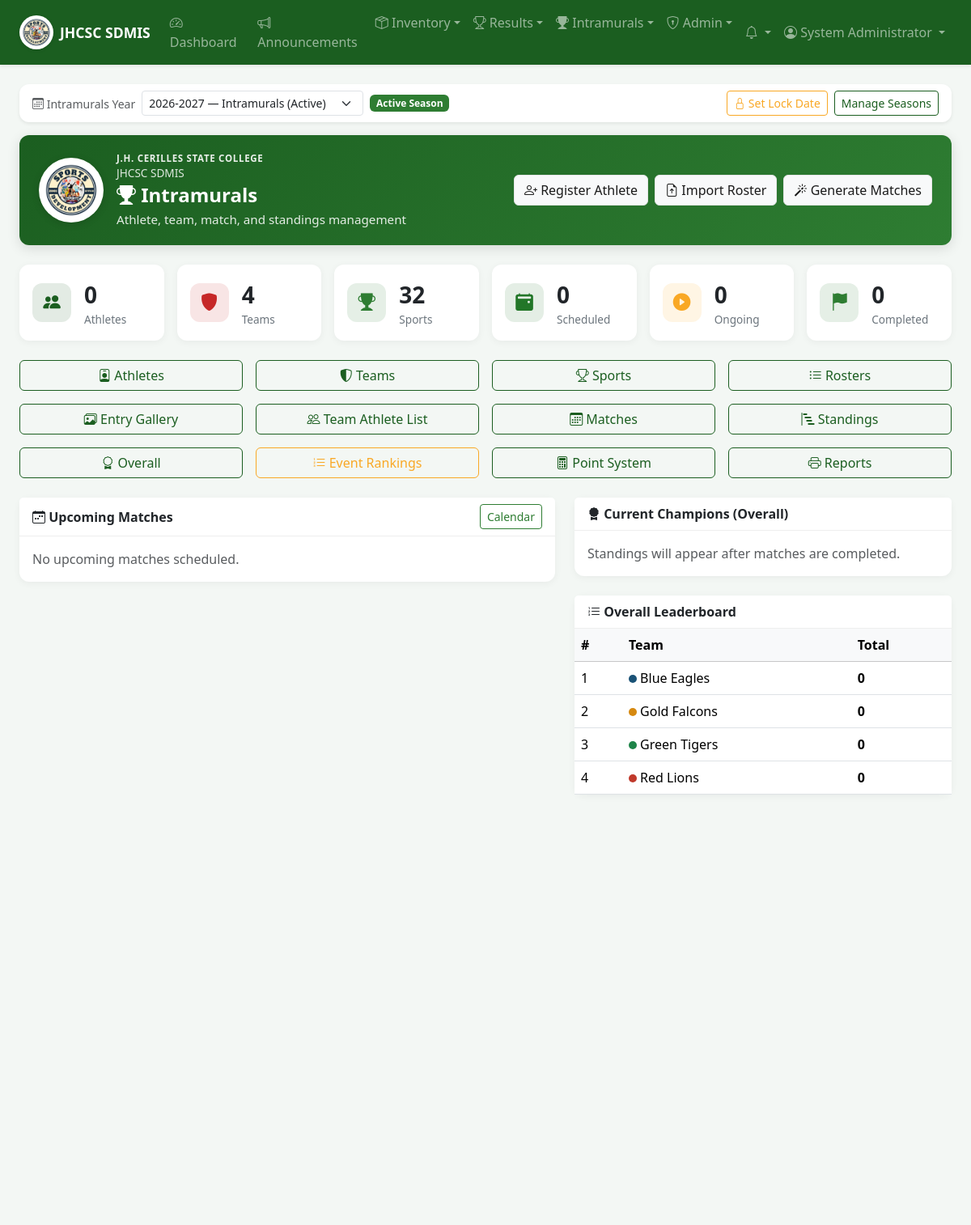
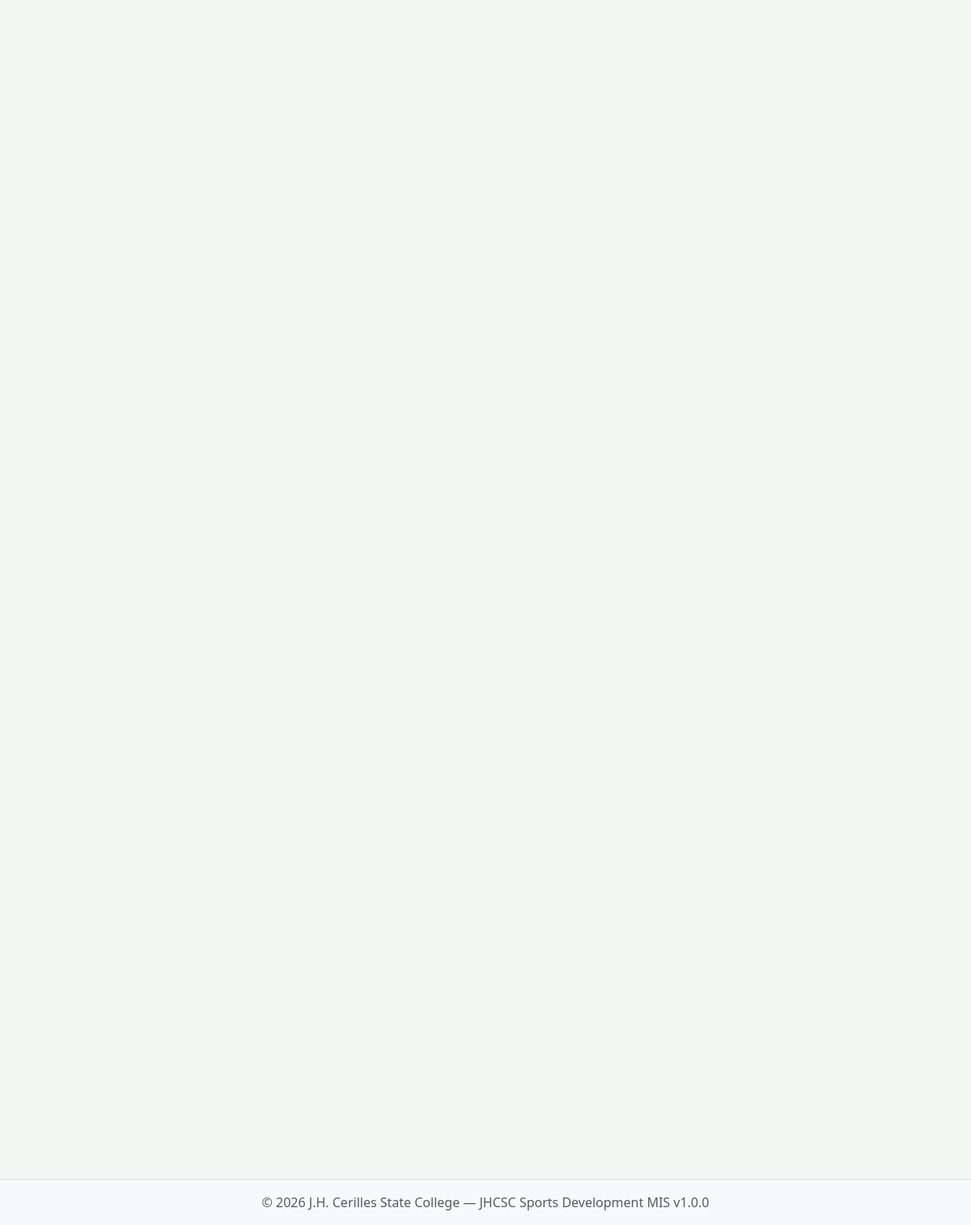
Page /intramurals/index.php (signed in) on the committed database (2 pictures, top to bottom).
### tables this page shows
CREATE TABLE IF NOT EXISTS intramural_seasons (
    id INT AUTO_INCREMENT PRIMARY KEY,
    name VARCHAR(120) NOT NULL,
    year_label VARCHAR(40) NOT NULL,
    start_date DATE DEFAULT NULL,
    end_date DATE DEFAULT NULL,
    description TEXT,
    is_active TINYINT(1) NOT NULL DEFAULT 0,
    is_archived TINYINT(1) NOT NULL DEFAULT 0,
    roster_locked TINYINT(1) NOT NULL DEFAULT 0,
    roster_lock_date DATE DEFAULT NULL,
    roster_locked_at DATETIME DEFAULT NULL,
    roster_locked_by INT DEFAULT NULL,
    results_locked TINYINT(1) NOT NULL DEFAULT 0,
    results_lock_date DATE DEFAULT NULL,
    results_locked_at DATETIME DEFAULT NULL,
    results_locked_by INT DEFAULT NULL,
    created_at TIMESTAMP DEFAULT CURRENT_TIMESTAMP,
    updated_at TIMESTAMP DEFAULT CURRENT_TIMESTAMP ON UPDATE CURRENT_TIMESTAMP,
    UNIQUE KEY uq_season_year_label (year_label)
);

CREATE TABLE IF NOT EXISTS intramural_teams (
    id INT AUTO_INCREMENT PRIMARY KEY,
    name VARCHAR(100) NOT NULL,
    short_name VARCHAR(30) DEFAULT NULL,
    color VARCHAR(20) DEFAULT '#1a5276',
    logo VARCHAR(255) DEFAULT NULL,
    department VARCHAR(100) DEFAULT NULL,
    division_id INT DEFAULT NULL,
    coach_name VARCHAR(100) DEFAULT NULL,
    unit_manager_id INT DEFAULT NULL,
    coach_user_id INT DEFAULT NULL,
    description TEXT,
    is_active TINYINT(1) NOT NULL DEFAULT 1,
    created_at TIMESTAMP DEFAULT CURRENT_TIMESTAMP,
    updated_at TIMESTAMP DEFAULT CURRENT_TIMESTAMP ON UPDATE CURRENT_TIMESTAMP,
    UNIQUE KEY uq_team_name (name),
    FOREIGN KEY (division_id) REFERENCES intramural_divisions(id) ON DELETE SET NULL
);

### intramurals/index.php (the view, shortened to what the rows shown need)
<?php
require_once __DIR__ . '/../includes/auth.php';
$overall = [];
try {
    $overallData = computeOverallStandings();
    $overall = $overallData['standings'];
} catch (Throwable $e) {
    flash('error', 'Intramurals tables are not installed yet. Run database/migrate_intramurals.sql or database/run_seasons_migrate.php.');
}
require_once __DIR__ . '/../includes/header.php';
$intramuralsSubtitle = isSecretariat()
    ? 'View all matches and standings, generate fixtures, reschedule games, and print reports'
    : (isCoach() && !canManageIntramurals()
    ? (hasCoachAssignments()
        ? 'Manage rosters for your assigned team and event combinations'
        : 'No event assignments yet — ask your unit manager to assign you under Teams → Event Coaches')
    : (isTournamentManager() && !canManageIntramurals()
    ? 'Generate fixtures, record scores, verify official rosters, and view standings for your assigned events'
    : 'Athlete, team, match, and standings management'));
$intramuralsActions = '';
if (canModifyRosterAny()) {
    $intramuralsActions .= '<a href="' . BASE_URL . '/intramurals/athletes/add.php" class="btn btn-light"><i class="bi bi-person-plus"></i> Register Athlete</a>';
}
if (canModifyRosterAny()) {
    $intramuralsActions .= '<a href="' . BASE_URL . '/intramurals/roster/import.php" class="btn btn-light"><i class="bi bi-file-earmark-arrow-up"></i> Import Roster</a>';
}
if (canGenerateMatches() && !isSecretariat()) {
    $intramuralsActions .= '<a href="' . BASE_URL . '/intramurals/matches/generate.php" class="btn btn-light"><i class="bi bi-magic"></i> Generate Matches</a>';
}
echo renderDashboardHero('Intramurals', $intramuralsSubtitle, [
    'icon' => 'bi-trophy-fill',
    'actions' => $intramuralsActions,
]);
?>
<div class="row g-4">
    <div class="col-lg-5">
        <div class="card">
            <div class="card-body p-0">
                <table class="table mb-0">
                    <thead class="table-light"><tr><th>#</th><th>Team</th><th>Total</th></tr></thead>
                    <tbody>
                        <?php foreach (array_slice($overall, 0, 6) as $row): ?>
                        <tr>
                            <td><?= $row['rank'] ?></td>
                            <td><span style="display:inline-block;width:10px;height:10px;border-radius:50%;background:<?= sanitize($row['color']) ?>"></span> <?= sanitize($row['team_name']) ?></td>
                            <td><strong><?= $row['total'] ?></strong></td>
                        </tr>
                        <?php endforeach; ?>
                    </tbody>
                </table>
            </div>
        </div>
    </div>
</div>
<?php require_once __DIR__ . '/../includes/footer.php'; ?>

### includes/functions.php (shortened to what the rows shown need)
<?php
function sanitize(string $input): string
{
    return htmlspecialchars(trim($input), ENT_QUOTES, 'UTF-8');
}
function appLogoUrl(): string
{
    return defined('APP_LOGO') ? APP_LOGO : (BASE_URL . '/assets/img/sports-development-logo.png');
}
function renderDashboardHero(string $title, string $subtitle = '', array $options = []): string
{
    $icon = $options['icon'] ?? 'bi-speedometer2';
    $actions = $options['actions'] ?? '';
    $logo = sanitize(appLogoUrl());
    $campus = sanitize(defined('APP_CAMPUS') ? APP_CAMPUS : 'J.H. Cerilles State College');
    $appName = sanitize(defined('APP_SHORT_NAME') ? APP_SHORT_NAME : 'JHCSC SDMIS');
    $titleSafe = sanitize($title);
    $subtitleSafe = sanitize($subtitle);
    $actionsHtml = $actions !== ''
        ? '<div class="dashboard-hero-actions d-flex gap-2 flex-wrap">' . $actions . '</div>'
        : '';
    return <<<HTML
<div class="dashboard-hero">
    <div class="dashboard-hero-inner d-flex flex-wrap justify-content-between align-items-center gap-3">
        <div class="d-flex align-items-center gap-3">
            <img src="{$logo}" alt="Sports Development Logo" class="dashboard-brand-logo">
            <div>
                <div class="dashboard-campus">{$campus}</div>
                <div class="dashboard-app-name">{$appName}</div>
                <h1 class="dashboard-title mb-1"><i class="bi {$icon}"></i> {$titleSafe}</h1>
                <p class="dashboard-subtitle mb-0">{$subtitleSafe}</p>
            </div>
        </div>
        {$actionsHtml}
    </div>
</div>
HTML;
}

### rows in the picture
intramural_seasons: name "Intramurals"
intramural_teams: rank "1", name "Blue Eagles", total "0"
intramural_teams: rank "2", name "Gold Falcons", total "0"
intramural_teams: id "3", name "Green Tigers", total "0"
intramural_teams: rank "4", name "Red Lions", total "0"

### other values in the picture
APP_SHORT_NAME "JHCSC SDMIS"
$entry['label'] "Dashboard"
$entry['label'] "Announcements"
$entry['label'] "Inventory"
$entry['label'] "Results"
$entry['label'] "Intramurals"
$entry['label'] "Admin"
$_SESSION['user_name'] "System Administrator"
$campus "J.H. CERILLES STATE COLLEGE"
$appName "JHCSC SDMIS"
$subtitleSafe "Athlete, team, match, and standings management"
$stats['total_athletes'] "0"
$stats['total_teams'] "4"
$stats['total_sports'] "32"
$stats['scheduled_games'] "0"
